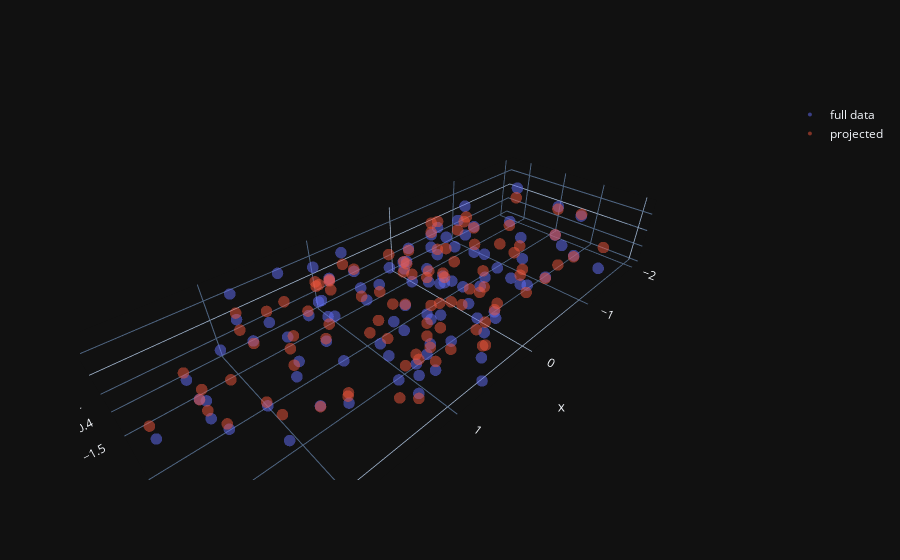

The notebook cell saved with this chart:
### Markdown cell above
## Compare projected and full data set

### Code cell
fig = go.Figure(data=[(go.Scatter3d(x=new_data_all[:,0], y=new_data_all[:,1], z=new_data_all[:,2],
                                    mode='markers', marker=dict(size=4,opacity=0.5), name="full data" ))])
fig.add_trace(go.Scatter3d(x=new_data_proj[:,0], y=new_data_proj[:,1], z=new_data_proj[:,0]*0,
                           mode='markers', marker=dict(size=4,opacity=0.5), name="projected" ) )
fig.update_layout(scene_aspectmode='data')
fig.show()
